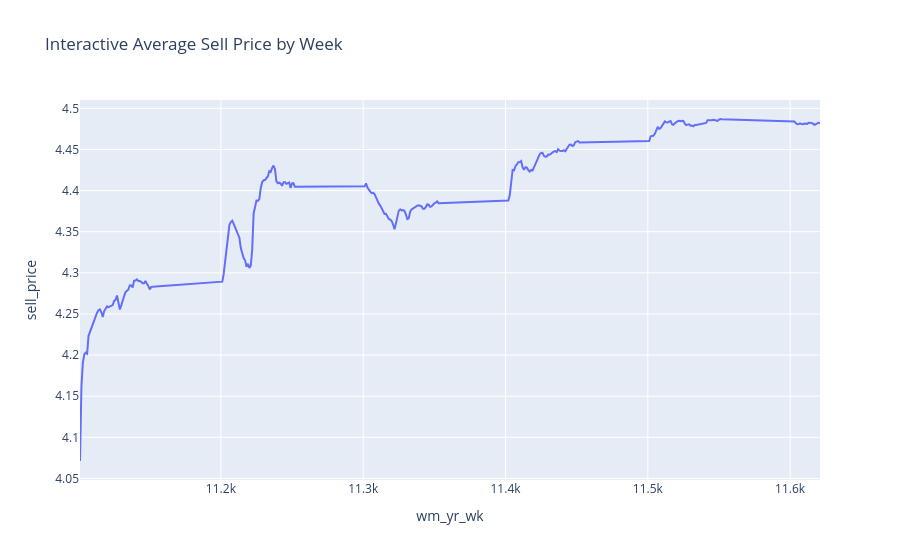

Notebook cell for this chart:
### Code cell
fig, ax = plt.subplots(figsize=(16, 4))
sns.lineplot(data=price_by_week, x="wm_yr_wk", y="sell_price", ax=ax, color="purple")
ax.set_title("Average Sell Price by Week")
ax.set_xlabel("Week")
ax.set_ylabel("Average Price")
plt.tight_layout()
plt.show()

px.line(
    price_by_week,
    x="wm_yr_wk",
    y="sell_price",
    title="Interactive Average Sell Price by Week",
).show()

### Figure 1 — Plotly figure (JSON) as saved in the notebook; plotly's stock layout.template omitted (floating-point values rounded to 4 significant figures; data arrays with more than 128 entries replaced by an {"elided": "..."} marker saying what was removed)
{"data": [{"hovertemplate": "wm_yr_wk=%{x}<br>sell_price=%{y}<extra></extra>", "legendgroup": "", "line": {"color": "#636efa", "dash": "solid"}, "marker": {"symbol": "circle"}, "mode": "lines", "name": "", "orientation": "v", "showlegend": false, "type": "scatter", "x": {"elided": "282 int values"}, "xaxis": "x", "y": {"elided": "282 float values"}, "yaxis": "y"}], "layout": {"legend": {"tracegroupgap": 0}, "title": {"text": "Interactive Average Sell Price by Week"}, "xaxis": {"anchor": "y", "domain": [0, 1], "title": {"text": "wm_yr_wk"}}, "yaxis": {"anchor": "x", "domain": [0, 1], "title": {"text": "sell_price"}}}}
